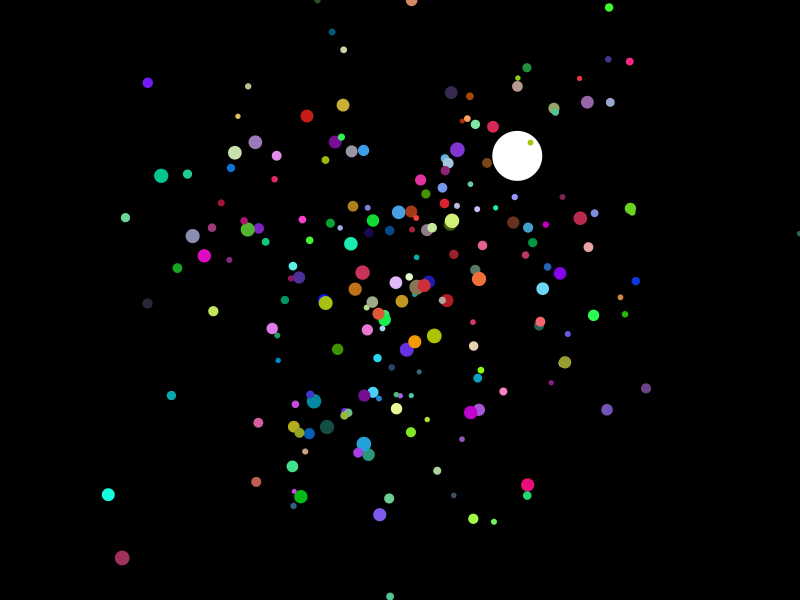
Frame 1 (no input)
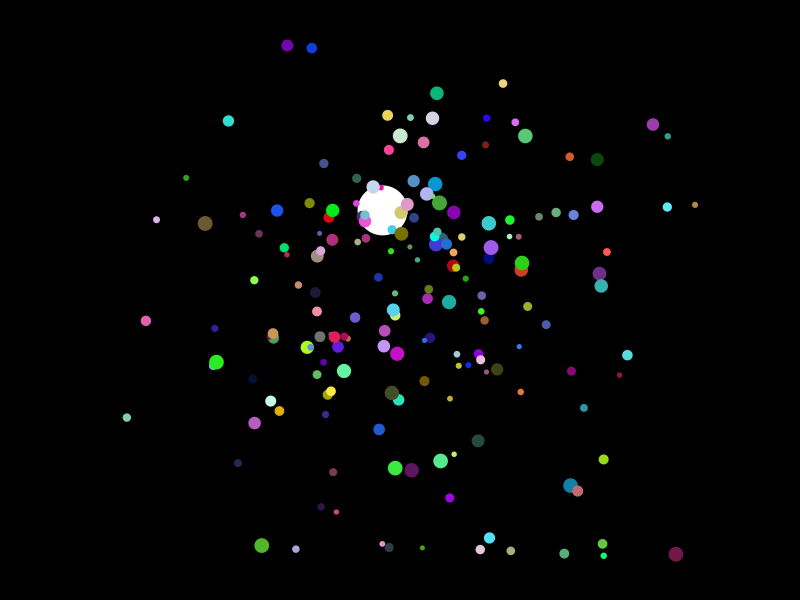
Frame 60 (the mouse pressed at the canvas centre just before this capture)
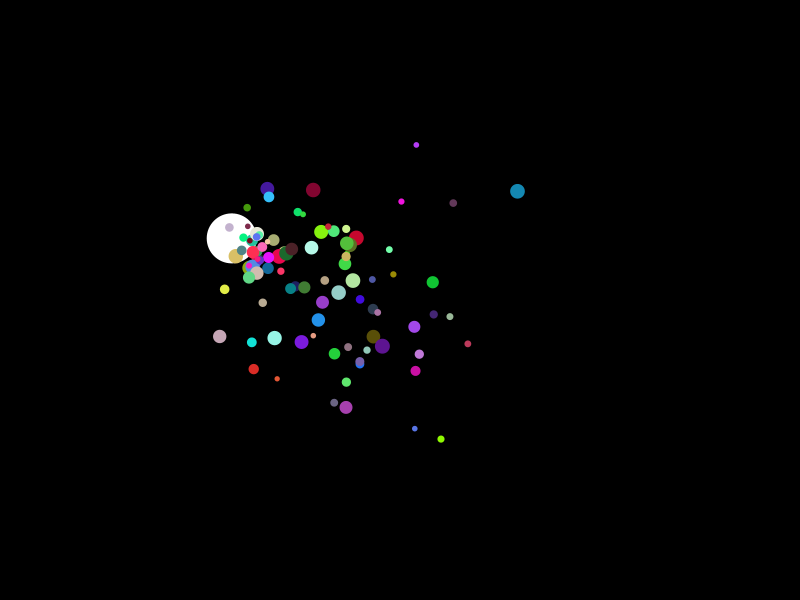
Frame 120 (the mouse held since frame 60 and released just before this capture)

The Processing sketch that drew these frames (run headless with seeded random() and noise(); from frame 60 on, the mouse is pressed at the canvas centre):

// Processing sketch: Midterms_Exam
// ── Midterms_Exam.pde
int numParticles = 200;  // Minimum 100 particles
BlackHole blackHole;
ArrayList<Matter> particles;

void setup() {
  size(800, 600);
  resetSimulation();  // Initialize the first scene
}

void draw() {
  background(0);
  
  // Draw the black hole
  blackHole.display();
  
  // Update and draw particles
  for (int i = particles.size() - 1; i >= 0; i--) {
    Matter p = particles.get(i);
    p.move(blackHole);
    p.display();
    
    // If particle is close enough, "suck" it in (remove)
    if (PVector.dist(p.position, blackHole.position) < blackHole.size / 2) {
      particles.remove(i);
    }
  }
  
  // If all particles are gone, reset everything
  if (particles.isEmpty()) {
    resetSimulation();
  }
}

// ======================== RESET FUNCTION ========================
void resetSimulation() {
  blackHole = new BlackHole(); // Respawn black hole
  particles = new ArrayList<Matter>(); // Clear & respawn particles
  for (int i = 0; i < numParticles; i++) {
    particles.add(new Matter());
  }
}

// ======================== BLACK HOLE CLASS ========================
class BlackHole {
  PVector position;
  float size = 50;

  BlackHole() {
    position = new PVector(random(width), random(height)); // Random spawn
  }

  void display() {
    fill(255); // White
    noStroke();
    ellipse(position.x, position.y, size, size);
  }
}

// ======================== MATTER CLASS ========================
class Matter {
  PVector position;
  PVector velocity;
  float size;
  color col;

  Matter() {
    // Gaussian distribution for spawning (centered around screen)
    float meanX = width / 2;
    float meanY = height / 2;
    float stdDev = width / 6; // Spread
    position = new PVector(constrain(randomGaussian() * stdDev + meanX, 0, width),
                           constrain(randomGaussian() * stdDev + meanY, 0, height));
    velocity = new PVector(0, 0);
    size = random(5, 15);
    col = color(random(255), random(255), random(255)); // Random color
  }

  void move(BlackHole bh) {
    PVector direction = PVector.sub(bh.position, position); // Move towards black hole
    direction.normalize();
    direction.mult(0.5); // Speed factor
    velocity.add(direction);
    position.add(velocity);
  }

  void display() {
    fill(col);
    noStroke();
    ellipse(position.x, position.y, size, size);
  }
}
